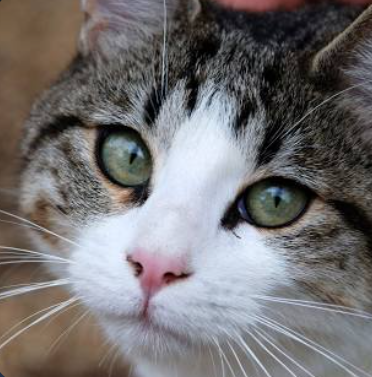
#> input picture openCV/advanced/images/cat1.png, 372 x 377 px
$ python histogram.py
#> lines starting #> are read from the running program, lines starting #| are printed output that depends on the picture
import matplotlib.pyplot as plt
import cv2 as cv


# load
img=cv.imread('./images/cat1.png')
#> img is the input picture: shape (377, 372, 3); mean B, G, R 113.3, 112.5, 115.6
cv.imshow('ori',img)

cv.waitKey(0)
# gray image

gray =cv.cvtColor(img,cv.COLOR_BGR2GRAY)  # convert
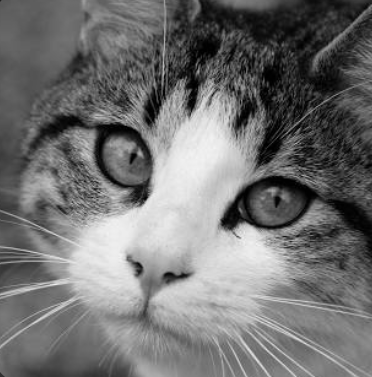
#> gray: shape (377, 372); min 0, max 243, mean 113.5

# histogram
histro = cv.calcHist([gray],[0],None,[256],[0,256])
#> histro = 256 values, max 1278 at index 94, min 0 at index 244, mean 547.8

plt.figure()
plt.title('Histogram - cat image')
plt.xlabel('Bins')
plt.ylabel('No of pixels')
plt.plot(histro)
plt.show()
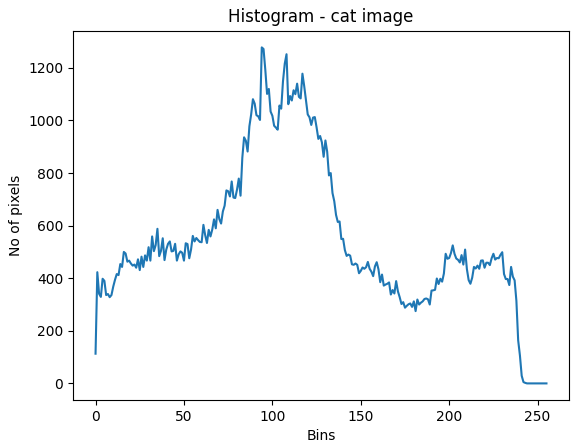
#> figure drawn by matplotlib, 1 panel; curve peaks at x = 94, y = 1278

$ run again, with openCV/advanced/images/cat2.jpg saved as openCV/advanced/images/cat1.png
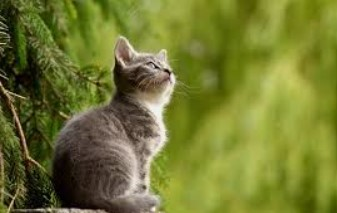
#> input picture openCV/advanced/images/cat2.jpg, 337 x 213 px
#> img is the input picture: shape (213, 337, 3); mean B, G, R 49.2, 120.5, 114.2
#> `gray =cv.cvtColor(img,cv.COLOR_BGR2GRAY)`:
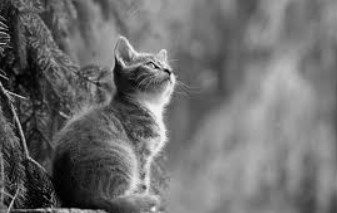
#> gray: shape (213, 337); min 0, max 245, mean 110.5
#> histro = 256 values, max 831 at index 149, min 0 at index 246, mean 280.4
#> `plt.show()`:
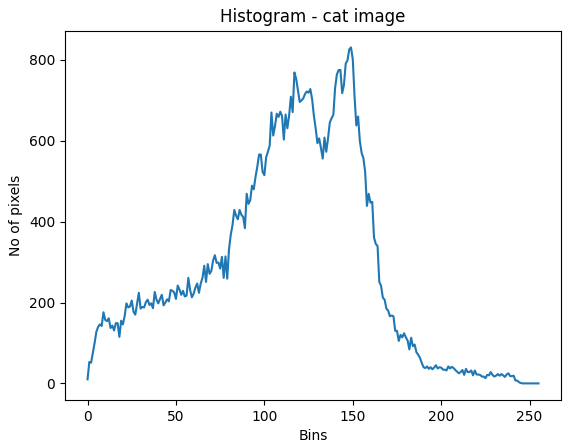
#> figure drawn by matplotlib, 1 panel; curve peaks at x = 149, y = 831
